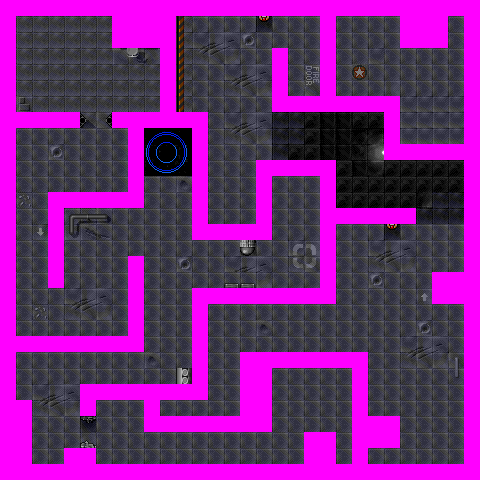

This game map was drawn from its Tiled (.tmx) file and the tilesets committed beside it. A one-line description and the trimmed map source follow:
An orthogonal 30x30 tile map with 16x16 px tiles, 2 tile layers (background, walls), 2 tilesets and 16 objects (4x energy, 4x waiting2, 3x ammo, 2x darkzone, ripley, ...).

<map version="1.10" tiledversion="1.10.2" orientation="orthogonal" renderorder="right-down" width="30" height="30" tilewidth="16" tileheight="16" infinite="0" nextlayerid="4" nextobjectid="44">
 <tileset firstgid="1" name="tileset" tilewidth="16" tileheight="16" tilecount="500" columns="20">
  <image source="tilesets/tileset01.png" width="320" height="400" />
 </tileset>
 <tileset firstgid="501" name="tileset2" tilewidth="16" tileheight="16" tilecount="500" columns="20">
  <image source="tilesets/tileset02.png" width="320" height="400" />
 </tileset>
 <layer id="1" name="background" width="30" height="30">
  <data>[900 cells, 900 non-empty, 94 distinct tile ids]</data>
 </layer>
 <layer id="2" name="walls" width="30" height="30">
  <data>[900 cells, 296 non-empty, 10 distinct tile ids]</data>
 </layer>
 <objectgroup id="3" name="actors">
  <object id="1" name="ellen" type="ripley" x="48.1494" y="47.1072" width="32" height="32" />
  <object id="15" name="access card" x="319.223" y="377.105" width="16" height="16" />
  <object id="19" name="energy" x="353.968" y="242.444" width="16" height="16" />
  <object id="22" name="ventil" type="waiting2" x="303.455" y="432.285" width="32" height="32" />
  <object id="23" name="breakable door" type="waiting2" x="319.618" y="63.8788" width="16" height="32" />
  <object id="25" name="energy" x="286.545" y="376.926" width="16" height="16" />
  <object id="26" name="beacon" type="waiting2" x="399.538" y="15.7972" width="48.6603" height="32.6669" />
  <object id="28" name="energy" x="449.259" y="111.814" width="16" height="16" />
  <object id="29" name="energy" x="449.387" y="96.3572" width="16" height="16" />
  <object id="30" name="ammo" x="416.598" y="128.088" width="16" height="16" />
  <object id="31" name="ammo" x="432.845" y="127.831" width="16" height="16" />
  <object id="32" name="ventil" type="waiting2" x="431.868" y="270.849" width="32" height="32" />
  <object id="34" name="ammo" x="273.019" y="320.661" width="16" height="16" />
  <object id="38" name="locker" x="16.6675" y="432.911" width="16" height="16" />
  <object id="42" name="darkzone" x="350.565" y="159.915" width="80" height="48" />
  <object id="43" name="darkzone" x="290.072" y="109.978" width="80" height="48" />
 </objectgroup>
</map>
